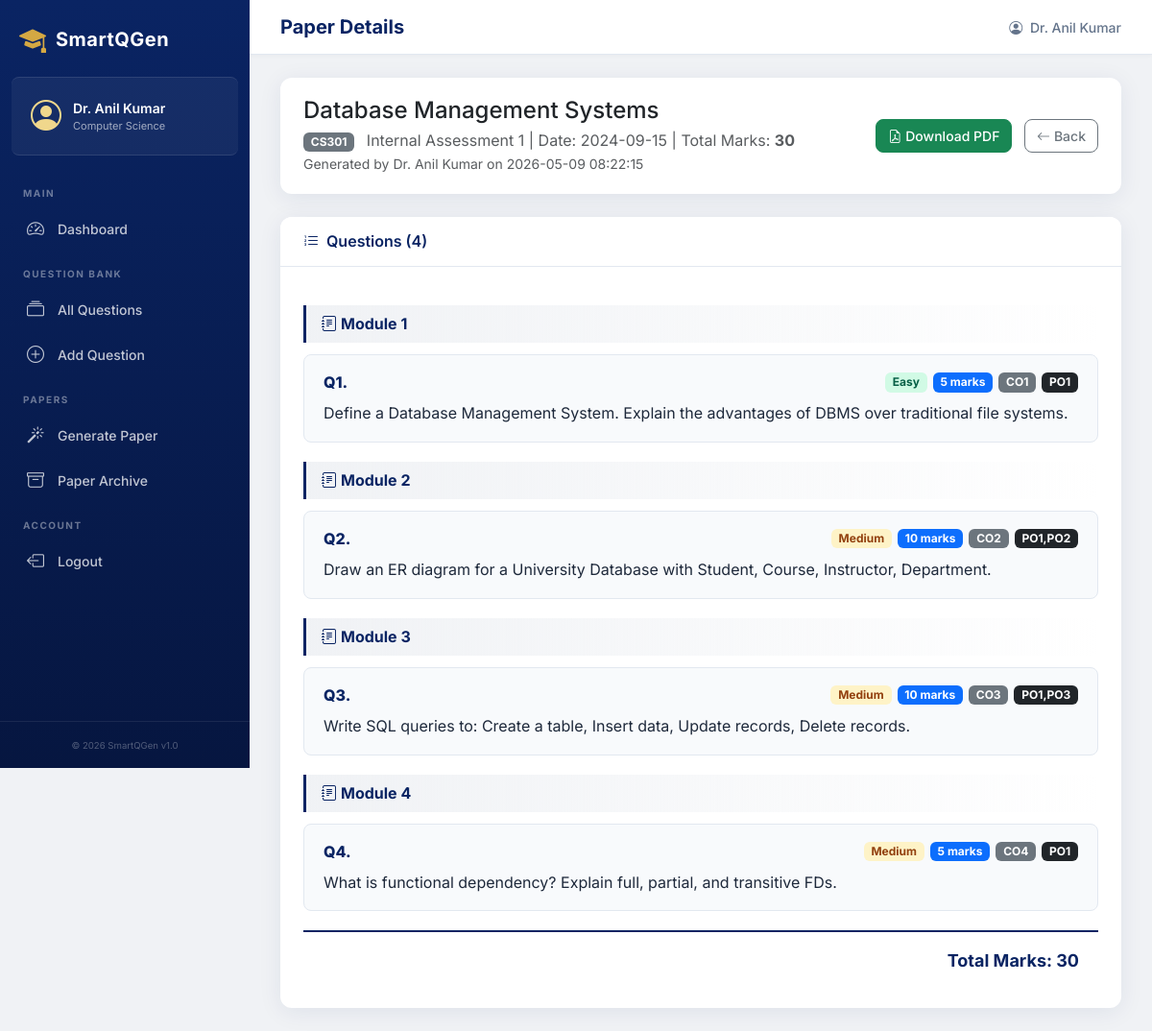
The page /papers/view/1 (signed in) on the database its author committed.
### tables this page shows
CREATE TABLE Faculty (
        faculty_id INTEGER PRIMARY KEY AUTOINCREMENT,
        name TEXT NOT NULL,
        email TEXT NOT NULL UNIQUE,
        password_hash TEXT NOT NULL,
        department TEXT NOT NULL,
        created_at DATETIME DEFAULT CURRENT_TIMESTAMP
    );

CREATE TABLE Subject (
        subject_id INTEGER PRIMARY KEY AUTOINCREMENT,
        subject_code TEXT NOT NULL UNIQUE,
        subject_name TEXT NOT NULL,
        semester INTEGER NOT NULL,
        department TEXT NOT NULL
    );

CREATE TABLE ExamPaper (
        paper_id INTEGER PRIMARY KEY AUTOINCREMENT,
        subject_id INTEGER NOT NULL,
        faculty_id INTEGER NOT NULL,
        total_marks INTEGER NOT NULL,
        exam_type TEXT NOT NULL DEFAULT 'Internal Assessment',
        exam_date DATE NOT NULL,
        generated_at DATETIME DEFAULT CURRENT_TIMESTAMP,
        FOREIGN KEY (subject_id) REFERENCES Subject(subject_id) ON DELETE CASCADE,
        FOREIGN KEY (faculty_id) REFERENCES Faculty(faculty_id) ON DELETE CASCADE
    );

CREATE TABLE PaperQuestions (
        id INTEGER PRIMARY KEY AUTOINCREMENT,
        paper_id INTEGER NOT NULL,
        question_id INTEGER NOT NULL,
        question_order INTEGER NOT NULL DEFAULT 1,
        FOREIGN KEY (paper_id) REFERENCES ExamPaper(paper_id) ON DELETE CASCADE,
        FOREIGN KEY (question_id) REFERENCES QuestionBank(question_id) ON DELETE CASCADE,
        UNIQUE(paper_id, question_id)
    );

CREATE TABLE QuestionBank (
        question_id INTEGER PRIMARY KEY AUTOINCREMENT,
        subject_id INTEGER NOT NULL,
        question_text TEXT NOT NULL,
        module_number INTEGER NOT NULL,
        marks INTEGER NOT NULL,
        difficulty_level TEXT NOT NULL DEFAULT 'Medium',
        co_mapping TEXT NOT NULL,
        po_mapping TEXT NOT NULL,
        last_used_date DATE DEFAULT NULL,
        added_by INTEGER DEFAULT NULL,
        created_at DATETIME DEFAULT CURRENT_TIMESTAMP,
        updated_at DATETIME DEFAULT CURRENT_TIMESTAMP,
        FOREIGN KEY (subject_id) REFERENCES Subject(subject_id) ON DELETE CASCADE,
        FOREIGN KEY (added_by) REFERENCES Faculty(faculty_id) ON DELETE SET NULL
    );

### routes/papers.py (the view)
@papers_bp.route('/view/<int:paper_id>')
@login_required
def view_paper(paper_id):
    paper = execute_query(
        """SELECT ep.*, s.subject_name, s.subject_code, f.name as faculty_name
           FROM ExamPaper ep JOIN Subject s ON ep.subject_id = s.subject_id
           JOIN Faculty f ON ep.faculty_id = f.faculty_id WHERE ep.paper_id = %s""",
        (paper_id,), fetchone=True
    )
    if not paper:
        flash('Paper not found.', 'danger')
        return redirect(url_for('papers.list_papers'))
    questions = execute_query(
        """SELECT q.*, pq.question_order FROM PaperQuestions pq
           JOIN QuestionBank q ON pq.question_id = q.question_id
           WHERE pq.paper_id = %s ORDER BY pq.question_order""",
        (paper_id,), fetchall=True
    )
    return render_template('papers/view.html', paper=paper, questions=questions)

### routes/auth.py (called while the page is built)
def login_required(f):
    @wraps(f)
    def decorated_function(*args, **kwargs):
        if 'faculty_id' not in session:
            flash('Please log in to access this page.', 'warning')
            return redirect(url_for('auth.login'))
        return f(*args, **kwargs)
    return decorated_function

### utils/db.py (called while the page is built, shortened)
def get_db():
    conn = sqlite3.connect(DB_PATH)
    conn.row_factory = sqlite3.Row  # Access columns by name
    conn.execute("PRAGMA foreign_keys = ON")  # Enable FK support
    return conn

def dict_from_row(row):
    if row is None:
        return None
    return dict(row)

def execute_query(query, params=None, fetchone=False, fetchall=False, commit=False):
    query = query.replace('%s', '?')
    query = _adapt_query(query)
    conn = get_db()
    cursor = conn.cursor()
    try:
        cursor.execute(query, params or ())
        if fetchone:
            row = cursor.fetchone()
            result = dict_from_row(row)
        elif fetchall:
            rows = cursor.fetchall()
            result = [dict_from_row(r) for r in rows]
        elif commit:
            conn.commit()
            result = cursor.lastrowid
        else:
            result = cursor.rowcount
        return result
    except Exception as e:
        if commit:
            conn.rollback()
        raise e
    finally:
        cursor.close()
        conn.close()

def _adapt_query(query):
    import re
    query = re.sub(r"ENUM\([^)]+\)", "TEXT", query, flags=re.IGNORECASE)
    field_match = re.search(r"ORDER BY FIELD\((\w+),\s*(.+?)\)", query, re.IGNORECASE)
    query = re.sub(
        r"DATE_SUB\(CURDATE\(\),\s*INTERVAL\s+(\?)\s+YEAR\)",
        r"date('now', '-' || \1 || ' years')",
        query, flags=re.IGNORECASE
    )
    query = re.sub(r"CURDATE\(\)", "date('now')", query, flags=re.IGNORECASE)
    query = re.sub(r"NOW\(\)", "datetime('now')", query, flags=re.IGNORECASE)
    return query

### templates/papers/view.html (shortened to what this page needs)
{% extends "base.html" %}
{% block page_title %}Paper Details{% endblock %}
{% block content %}
<div class="card dashboard-card mb-4">
    <div class="card-body">
        <div class="row align-items-center">
            <div class="col-md-8">
                <h4 class="mb-1">{{ paper.subject_name }}</h4>
                <p class="text-muted mb-0">
                    <span class="badge bg-secondary me-2">{{ paper.subject_code }}</span>
                    {{ paper.exam_type }} |
                    Date: {{ paper.exam_date }} |
                    Total Marks: <strong>{{ paper.total_marks }}</strong>
                </p>
                <small class="text-muted">Generated by {{ paper.faculty_name }} on {{ paper.generated_at }}</small>
            </div>
            <div class="col-md-4 text-end">
                <a href="{{ url_for('papers.download_paper', paper_id=paper.paper_id) }}"
                   class="btn btn-success">
                    <i class="bi bi-file-earmark-pdf me-1"></i>Download PDF
                </a>
                <a href="{{ url_for('papers.list_papers') }}" class="btn btn-outline-secondary ms-2">
                    <i class="bi bi-arrow-left me-1"></i>Back
                </a>
            </div>
        </div>
    </div>
</div>
<div class="card dashboard-card">
    <div class="card-header">
        <h5><i class="bi bi-list-ol me-2"></i>Questions ({{ questions|length }})</h5>
    </div>
    <div class="card-body">
        {% set current_module = namespace(val=0) %}
        {% for q in questions %}
            {% if q.module_number != current_module.val %}
                {% set current_module.val = q.module_number %}
                <div class="module-header">
                    <h6><i class="bi bi-journal-text me-1"></i>Module {{ q.module_number }}</h6>
                </div>
            {% endif %}
            <div class="question-card">
                <div class="question-card-header">
                    <span class="question-number">Q{{ q.question_order }}.</span>
                    <div class="question-badges">
                        <span class="badge badge-{{ q.difficulty_level|lower }}">{{ q.difficulty_level }}</span>
                        <span class="badge bg-primary">{{ q.marks }} marks</span>
                        <span class="badge bg-secondary">{{ q.co_mapping }}</span>
                        <span class="badge bg-dark">{{ q.po_mapping }}</span>
                    </div>
                </div>
                <p class="question-text">{{ q.question_text }}</p>
            </div>
        {% endfor %}
        <div class="paper-total">
            <strong>Total Marks: {{ paper.total_marks }}</strong>
        </div>
    </div>
</div>
{% endblock %}

### templates/base.html (shortened to what this page needs)
<!DOCTYPE html>
<html lang="en" data-bs-theme="light">
<head>
    <link href="https://cdn.jsdelivr.net/npm/bootstrap@5.3.3/dist/css/bootstrap.min.css" rel="stylesheet">
    <link href="https://cdn.jsdelivr.net/npm/bootstrap-icons@1.11.3/font/bootstrap-icons.min.css" rel="stylesheet">
    <link href="{{ url_for('static', filename='css/style.css') }}" rel="stylesheet">
</head>
<body>
    {% if error_code %}
    <div class="error-page">
        <div class="error-content">
            <h1 class="error-code">{{ error_code }}</h1>
            <p class="error-message">{{ error_message }}</p>
            <a href="{{ url_for('dashboard.index') }}" class="btn btn-primary">
                <i class="bi bi-house me-2"></i>Go to Dashboard
            </a>
        </div>
    </div>
    {% elif session.get('faculty_id') %}
    <div class="app-wrapper">
        {% include 'partials/sidebar.html' %}
        <main class="main-content">
            <header class="top-navbar">
                <h1 class="page-title">{% block page_title %}Dashboard{% endblock %}</h1>
                <div class="navbar-right">
                    <span class="navbar-user">
                        <i class="bi bi-person-circle me-1"></i>
                        {{ session.get('faculty_name', 'Faculty') }}
                    </span>
                </div>
            </header>
            <div class="page-content">
                {% block content %}{% endblock %}
            </div>
        </main>
    </div>
    {% else %}
    {% block unauthenticated_content %}{% endblock %}
    {% endif %}
</body>
</html>

### templates/partials/sidebar.html (shortened to what this page needs)
<nav id="sidebar" class="sidebar">
  <div class="sidebar-header">
    <div class="sidebar-brand">
      <i class="bi bi-mortarboard-fill brand-icon"></i>
      <span class="brand-text">SmartQGen</span>
    </div>
  </div>
  <div class="sidebar-user">
    <div class="user-avatar">
      <i class="bi bi-person-circle"></i>
    </div>
    <div class="user-info">
      <span class="user-name">{{ session.get('faculty_name', 'Faculty') }}</span>
      <span class="user-dept">{{ session.get('faculty_department', 'Department') }}</span>
    </div>
  </div>
  <ul class="sidebar-nav">
    <li class="nav-section">MAIN</li>
    <li class="nav-item {% if request.endpoint == 'dashboard.index' %}active{% endif %}">
      <a href="{{ url_for('dashboard.index') }}">
        <i class="bi bi-speedometer2"></i>
        <span>Dashboard</span>
      </a>
    </li>
    <li class="nav-section">QUESTION BANK</li>
    <li class="nav-item {% if request.endpoint == 'questions.list_questions' %}active{% endif %}">
      <a href="{{ url_for('questions.list_questions') }}">
        <i class="bi bi-collection"></i>
        <span>All Questions</span>
      </a>
    </li>
    <li class="nav-item {% if request.endpoint == 'questions.add_question' %}active{% endif %}">
      <a href="{{ url_for('questions.add_question') }}">
        <i class="bi bi-plus-circle"></i>
        <span>Add Question</span>
      </a>
    </li>
    <li class="nav-section">PAPERS</li>
    <li class="nav-item {% if request.endpoint == 'papers.generate' %}active{% endif %}">
      <a href="{{ url_for('papers.generate') }}">
        <i class="bi bi-magic"></i>
        <span>Generate Paper</span>
      </a>
    </li>
    <li class="nav-item {% if request.endpoint == 'papers.list_papers' %}active{% endif %}">
      <a href="{{ url_for('papers.list_papers') }}">
        <i class="bi bi-archive"></i>
        <span>Paper Archive</span>
      </a>
    </li>
    <li class="nav-section">ACCOUNT</li>
    <li class="nav-item">
      <a href="{{ url_for('auth.logout') }}">
        <i class="bi bi-box-arrow-left"></i>
        <span>Logout</span>
      </a>
    </li>
  </ul>
  <div class="sidebar-footer">
    <small>&copy; 2026 SmartQGen v1.0</small>
  </div>
</nav>

### rows shown on the page
Faculty: get "Dr. Anil Kumar", faculty_name "Dr. Anil Kumar"
Subject: subject_name "Database Management Systems", subject_code "CS301"
ExamPaper: exam_type "Internal Assessment 1", exam_date "2024-09-15", total_marks "30", generated_at "2026-05-09 08:22:15"
PaperQuestions: module_number "1", question_order "1", difficulty_level "Easy", marks "5", co_mapping "CO1", po_mapping "PO1", question_text "Define a Database Management System. Explain the advantages of DBMS over traditional file systems."
PaperQuestions: module_number "2", question_order "2", difficulty_level "Medium", marks "10", co_mapping "CO2", po_mapping "PO1,PO2", question_text "Draw an ER diagram for a University Database with Student, Course, Instructor, Department."
PaperQuestions: module_number "3", question_order "3", difficulty_level "Medium", marks "10", co_mapping "CO3", po_mapping "PO1,PO3", question_text "Write SQL queries to: Create a table, Insert data, Update records, Delete records."
PaperQuestions: module_number "4", question_order "4", difficulty_level "Medium", marks "5", co_mapping "CO4", po_mapping "PO1", question_text "What is functional dependency? Explain full, partial, and transitive FDs."

### other values the page prints
{{ session.get('faculty_department', 'Department') }} "Computer Science"
{{ questions|length }} "4"
